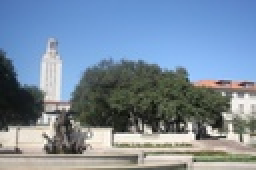
%> input picture hw03/data/part1/uttower/left.jpg, 128 x 85 px, shrunk from 1024 x 683 before the run (shown 2 times larger)
$ octave --eval "stitch_pair;"   (GNU Octave 9; MATLAB toolbox functions it lacks are replaced by stand-ins)
%> lines starting %> are read from the running program, lines starting %| are printed output that depends on the picture
### hw03/code/harris.m
% HARRIS - Harris corner detector
%
% Usage:  [cim, r, c] = harris(im, sigma, thresh, radius, disp)
%
% Arguments:
%            im     - image to be processed.
%            sigma  - standard deviation of smoothing Gaussian. Typical
%                     values to use might be 1-3.
%            thresh - threshold (optional). Try a value ~1000.
%            radius - radius of region considered in non-maximal
%                     suppression (optional). Typical values to use might
%                     be 1-3.
%            disp   - optional flag (0 or 1) indicating whether you want
%                     to display corners overlayed on the original
%                     image. This can be useful for parameter tuning.
%
% Returns:
%            cim    - binary image marking corners.
%            r      - row coordinates of corner points.
%            c      - column coordinates of corner points.
%
% If thresh and radius are omitted from the argument list 'cim' is returned
% as a raw corner strength image and r and c are returned empty.

% Reference:
% C.G. Harris and M.J. Stephens. "A combined corner and edge detector",
% Proceedings Fourth Alvey Vision Conference, Manchester.
% pp 147-151, 1988.
%
% Author:
% Peter Kovesi
% Department of Computer Science & Software Engineering
% The University of Western Australia
% pk@cs.uwa.edu.au  www.cs.uwa.edu.au/~pk
%
% March 2002

function [cim, r, c] = harris(im, sigma, thresh, radius, disp)

    error(nargchk(2,5,nargin));

    dx = [-1 0 1; -1 0 1; -1 0 1]; % Derivative masks
    dy = dx';

    Ix = conv2(im, dx, 'same');    % Image derivatives
    Iy = conv2(im, dy, 'same');

    % Generate Gaussian filter of size 6*sigma (+/- 3sigma) and of
    % minimum size 1x1.
    g = fspecial('gaussian',max(1,fix(6*sigma)), sigma);

    Ix2 = conv2(Ix.^2, g, 'same'); % Smoothed squared image derivatives
    Iy2 = conv2(Iy.^2, g, 'same');
    Ixy = conv2(Ix.*Iy, g, 'same');

    cim = (Ix2.*Iy2 - Ixy.^2)./(Ix2 + Iy2 + eps); % Harris corner measure

    % Alternate Harris corner measure used by some.  Suggested that
    % k=0.04 - I find this a bit arbitrary and unsatisfactory.
%   cim = (Ix2.*Iy2 - Ixy.^2) - k*(Ix2 + Iy2).^2;

    if nargin > 2   % We should perform nonmaximal suppression and threshold

	% Extract local maxima by performing a grey scale morphological
	% dilation and then finding points in the corner strength image that
	% match the dilated image and are also greater than the threshold.
	sze = 2*radius+1;                   % Size of mask.
	mx = ordfilt2(cim,sze^2,ones(sze)); % Grey-scale dilate.
	cim = (cim==mx)&(cim>thresh);       % Find maxima.

	[r,c] = find(cim);                  % Find row,col coords.

	if nargin==5 & disp      % overlay corners on original image
	    figure, imagesc(im), axis image, colormap(gray), hold on
	    plot(c,r,'ys'), title('corners detected');
	end

    else  % leave cim as a corner strength image and make r and c empty.
	r = []; c = [];
    end

### hw03/code/compute_inlier_matches.m
function[feature_matches, homography_matrix, optimal_residual_error, optimal_inlier_points, max_num_of_inliers] = compute_inlier_matches(left_image, right_image)

% declare the variables that are going to be used.
neighbor_size = 10;
num_of_descriptor_limit = 200;
% the threshold of which points can be considered as inlier
threshold = 5;

% chose sigma as 3 and radius as 2 so that the mask size is 5.
[left_img_corner_idx, left_img_row_idx, left_img_col_idx] = harris(left_image, 3, 0.025, 2, 1);
[right_img_corner_idx, right_img_row_idx, right_img_col_idx] = harris(right_image, 3, 0.025, 2, 1);

[left_img_row_idx, left_img_col_idx, left_img_feature_desc] = feature_descriptor(left_image, left_img_row_idx, left_img_col_idx, neighbor_size);
[right_img_row_idx, right_img_col_idx, right_img_feature_desc] = feature_descriptor(right_image, right_img_row_idx, right_img_col_idx, neighbor_size);

num_left_img_corners = size(left_img_row_idx, 1);
num_right_img_corners = size(right_img_row_idx, 1);

% select only corner points obtained from feature descriptor
left_img_feature_desc = left_img_feature_desc(1:num_left_img_corners,:);
right_img_feature_desc = right_img_feature_desc(1:num_right_img_corners, :);

% compute the eclidean mean squared distance between each points
feature_match_dist = dist2(left_img_feature_desc, right_img_feature_desc);

% find the minimum distance between points and select those feature matches
feature_matches = [];
for i = 1:num_of_descriptor_limit
    [row_id, col_id] = find(feature_match_dist == min(min(feature_match_dist)));
    if(length(row_id) == 1)
        temp_matches = [row_id, left_img_row_idx(row_id), left_img_col_idx(row_id), col_id, right_img_row_idx(col_id), right_img_col_idx(col_id), min(min(feature_match_dist))];
        feature_matches = cat(1, feature_matches, temp_matches);
        % put high values so that they are not selected for the next
        % iteration
        feature_match_dist(row_id, :) = 100;
        feature_match_dist(:, col_id) = 100;
    end
end

% % display the matching pairs
% check_matched_pair(feature_matches, left_image, right_image, size(left_image, 2));
% title('Mapping of Harris features');

%% Perform RANSAC to find the inliers and the corresponding homograpy matrix.
num_of_matches = size(feature_matches, 1);
num_of_iterations = 10000;
max_num_of_inliers = 0;
ransac_num_matches = 4;

for i = 1 : num_of_iterations
    %select a random subset of points
    inlier_points = randsample(num_of_matches, ransac_num_matches);

    homography_matrix = compute_homography_matrix(feature_matches, inlier_points, ransac_num_matches);

    [num_of_inliers, inlier_points, residual_error] = compute_residual_error(homography_matrix, feature_matches, num_of_matches, threshold);

    %record the number of inliers
    inlier_per_iteration = num_of_inliers;

    if inlier_per_iteration >  max_num_of_inliers
        max_num_of_inliers = inlier_per_iteration;

        H_max_inliers = homography_matrix;
        optimal_residual_error = residual_error;
        optimal_inlier_points = inlier_points;
    end
end

homography_matrix = H_max_inliers;
end

### hw03/code/feature_descriptor.m
function [row, col, feature_descptions] = feature_descriptor(image, row, col, neighbor_size)
[height, width] = size(image);
num_of_corners = size(row, 1);

trimmed_row = [];
trimmed_col = [];
for i = 1:num_of_corners
    if((row(i) > neighbor_size) && (col(i) > neighbor_size) && (row(i) < height - neighbor_size - 1) && (col(i) < width - neighbor_size - 1))
        trimmed_row = [trimmed_row; row(i)];
        trimmed_col = [trimmed_col; col(i)];
    end
end

row = trimmed_row;
col = trimmed_col;

feature_descptions = zeros(num_of_corners, (2*neighbor_size+1)^2);
num_of_corners = size(row, 1);

for i = 1:num_of_corners
    range_of_rows = row(i) - neighbor_size : row(i)+neighbor_size;
    range_of_cols = col(i) - neighbor_size : col(i)+neighbor_size;
    padded_img = image(range_of_rows, range_of_cols);
    feature_descptions(i,:) = reshape(padded_img, 1, (2*neighbor_size+1)^2);
end

end

### hw03/code/dist2.m
function n2 = dist2(x, c)
% DIST2	Calculates squared distance between two sets of points.
% Adapted from Netlab neural network software:
% http://www.ncrg.aston.ac.uk/netlab/index.php
%
%	Description
%	D = DIST2(X, C) takes two matrices of vectors and calculates the
%	squared Euclidean distance between them.  Both matrices must be of
%	the same column dimension.  If X has M rows and N columns, and C has
%	L rows and N columns, then the result has M rows and L columns.  The
%	I, Jth entry is the  squared distance from the Ith row of X to the
%	Jth row of C.
%
%
%	Copyright (c) Ian T Nabney (1996-2001)

[ndata, dimx] = size(x);
[ncentres, dimc] = size(c);
if dimx ~= dimc
	error('Data dimension does not match dimension of centres')
end

n2 = (ones(ncentres, 1) * sum((x.^2)', 1))' + ...
  ones(ndata, 1) * sum((c.^2)',1) - ...
  2.*(x*(c'));

% Rounding errors occasionally cause negative entries in n2
if any(any(n2<0))
  n2(n2<0) = 0;
end

### hw03/code/stitch_images.m
function[stitched_img] = stitch_images(original_left_img, original_right_img, homography_matrix)
%% Inorder to stitch the images. imtransform and maketform is used.
% As it gives the range of x and y in 2d.
homography_transform = maketform('projective', homography_matrix);
[left_transformed_img,xdata_range,ydata_range] = imtransform(original_left_img, homography_transform);
xdataout = [min(1,xdata_range(1)) max(size(original_right_img,2),xdata_range(2))];
ydataout = [min(1,ydata_range(1)) max(size(original_right_img,1),ydata_range(2))];

left_transformed_img = imtransform(original_left_img, homography_transform, 'XData',xdataout,'YData',ydataout);
right_transformed_img = imtransform(original_right_img, maketform('affine',eye(3)),'nearest','XData',xdataout,'YData',ydataout);

[stitched_img_height, stitched_img_width, num_of_channels] = size(left_transformed_img);
stitched_img = left_transformed_img;
output_img_size = stitched_img_height * stitched_img_width * num_of_channels;
for i = 1:output_img_size
    if(stitched_img(i) == 0)
        stitched_img(i) = right_transformed_img(i);
    elseif(stitched_img(i) ~= 0 && right_transformed_img(i) ~= 0)
        stitched_img(i) = left_transformed_img(i)/2 + right_transformed_img(i)/2;
        % stitched_img(i) = max(left_transformed_img(i), right_transformed_img(i));
    end
end
end

### hw03/code/compute_homography_matrix.m
function [H] = compute_homography_matrix(matches, inliers, ransac_num_matches)
A = [];
for i = 1:ransac_num_matches
    current_match = matches(inliers(i), :);
    x_transpose = [current_match(3), current_match(2), 1];
    A_i = [x_transpose*0, x_transpose, x_transpose*(-current_match(5));
        x_transpose, x_transpose*0, x_transpose*(-current_match(6))];
    A = cat(1, A, A_i);
end
[U, S, V] = svd(A); % Eigenvectors of transpose(A)*A
X = V(:, end);     % Vector corresponding to smallest eigenvalue
H = reshape(X, 3, 3);   % Reshape into 3x3 matrix
%H = H ./ H(3,3);
end

### hw03/code/compute_residual_error.m
function [num_of_inliers, inlier_matches, residual_error] = compute_residual_error(H, matches, limit, threshold)

num_of_inliers = 0;
residual_error = [];
inlier_matches = [];

for i = 1:limit
    transformed_points = H' * [matches(i, 3); matches(i, 2); 1];
    x_2d = transformed_points(1) / transformed_points(3);
    y_2d = transformed_points(2) / transformed_points(3);

    residual = dist2([x_2d, y_2d], [matches(i, 6), matches(i, 5)]);
    if residual < threshold
        inlier_matches = cat(1, inlier_matches, i);
        residual_error = cat(1, residual_error, residual);
        num_of_inliers = num_of_inliers + 1;
    end
end

end

### hw03/code/stitch_pair.m
function [] = stitch_pair()

original_left_img = imread('../data/part1/uttower/left.jpg');
%> original_left_img is the input picture: size 85x128x3 uint8; mean R, G, B 121.8, 140, 159
left_image = im2double(rgb2gray(original_left_img));

original_right_img = imread('../data/part1/uttower/right.jpg');
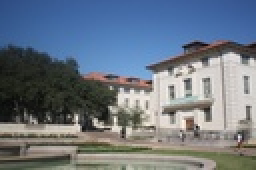
%> input picture hw03/data/part1/uttower/right.jpg, 128 x 85 px, shrunk from 1024 x 683 before the run (shown 2 times larger)
%> original_right_img is the input picture: size 85x128x3 uint8; mean R, G, B 107.8, 118.9, 132
right_image = im2double(rgb2gray(original_right_img));

% created this function so that it can be used for stitching multiple
% image part.
[feature_matches, homography_matrix, optimal_residual_error, optimal_inlier_points, max_num_of_inliers] = compute_inlier_matches(left_image, right_image);
%> in harris, `cim = (cim==mx)&(cim>thresh);`:
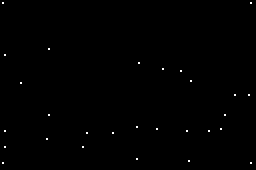
%> cim: size 85x128 logical (shown 2 times larger); 0.26% white in thin lines or dots
%> in harris, `[r,c] = find(cim);`: r = 28 values from 2 to 82; c = 28 values from 2 to 126
%> in compute_inlier_matches, `[left_img_corner_idx, left_img_row_idx, left_img_col_idx] = harris(lef..`:
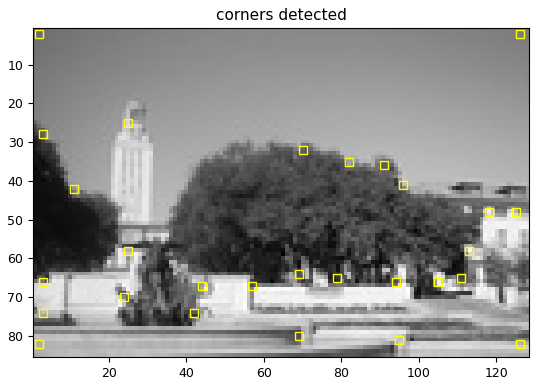
%> figure redrawn from the program's plot data
%> in compute_inlier_matches, `[left_img_corner_idx, left_img_row_idx, left_img_col_idx] = harris(lef..`: left_img_row_idx = 28 values, max 82 at index 2, min 2 at index 1, mean 54.43; left_img_col_idx = 28 values from 2 to 126
%> in harris (call 2), `cim = (cim==mx)&(cim>thresh);`: cim: size 85x128 logical; 0.27% white in thin lines or dots
%> in compute_inlier_matches, `[right_img_corner_idx, right_img_row_idx, right_img_col_idx] = harris(..`: right_img_row_idx = 29 values, max 84 at index 14, min 2 at index 1, mean 51.28; right_img_col_idx = 29 values from 2 to 126
%> the loop in feature_descriptor, `for i = 1:num_of_corners` made 28 passes
%> (trimmed_row, trimmed_col) on passes 6, 7, 8, 9, 11, 12, 13: (42, 11), ([42; 70], [11; 24]), ([42; 70; 25], [11; 24; 25]), ([42; 70; 25; 58], [11; 24; 25; 25]), ([42; 70; 25; 58; 67], [11; 24; 25; 25; 44]), ([42; 70; 25; 58; 67; 67], [11; 24; 25; 25; 44; 57]), ([42; 70; 25; 58; 67; 67; 64], [11; 24; 25; 25; 44; 57; 69])
%> trimmed_row on pass 23: [42; 70; 25; 58; 67; 67; 64; 32; 65; 35; 36; 66; 41; 66; 65]
%> in feature_descriptor, `row = trimmed_row;`: row = [42; 70; 25; 58; 67; 67; 64; 32; 65; 35; 36; 66; 41; 66; 65; 58]
%> in feature_descriptor, `col = trimmed_col;`: col = [11; 24; 25; 25; 44; 57; 69; 70; 79; 82; 91; 94; 96; 105; 111; 113]
%> in compute_inlier_matches, `[left_img_row_idx, left_img_col_idx, left_img_feature_desc] = feature_..`: left_img_row_idx has the same summary as row in feature_descriptor; left_img_col_idx has the same summary as col in feature_descriptor
%> the loop in feature_descriptor (call 2), `for i = 1:num_of_corners` made 29 passes
%> (trimmed_row, trimmed_col) on passes 4, 6, 7, 8, 10, 11, 12: (60, 12), ([60; 61], [12; 21]), ([60; 61; 31], [12; 21; 36]), ([60; 61; 31; 62], [12; 21; 36; 37]), ([60; 61; 31; 62; 37], [12; 21; 36; 37; 42]), ([60; 61; 31; 62; 37; 62], [12; 21; 36; 37; 42; 48]), ([60; 61; 31; 62; 37; 62; 62], [12; 21; 36; 37; 42; 48; 55])
%> in compute_inlier_matches, `[right_img_row_idx, right_img_col_idx, right_img_feature_desc] = featu..`:
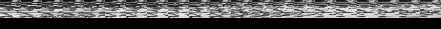
%> right_img_feature_desc: size 29x441 double; min 0, max 0.969, mean 0.323
%> in compute_inlier_matches, `[right_img_row_idx, right_img_col_idx, right_img_feature_desc] = featu..`: right_img_row_idx = 18 values, max 62 at index 4, min 25 at index 13, mean 48.17; right_img_col_idx = 18 values from 12 to 103
%> the loop in compute_inlier_matches, `for i = 1:num_of_descriptor_limit` made 200 passes
%> (row_id, col_id, temp_matches) on passes 2 to 13: (14, 6, [14 66 105 6 62 48 8.02]), (12, 4, [12 66 94 4 62 37 11.22]), (8, 3, [8 32 70 3 31 36 13.45]), (3, 10, [3 25 25 10 43 75 15.66]), (7, 1, [7 64 69 1 60 12 16.26]), (9, 2, [9 65 79 2 61 21 17.75]), (15, 7, [15 65 111 7 62 55 19.78]), (13, 9, [13 41 96 9 61 71 20.29]), (6, 17, [6 67 57 17 31 103 28.39]), (10, 13, [10 35 82 13 25 92 31.06]), (11, 15, [11 36 91 15 59 94 31.52]), (5, 8, [5 67 44 8 46 62 31.67])
%> (row_id, col_id, feature_matches) on pass 1: (1, 5, [1 42 11 5 37 42 6.99])
%> in compute_inlier_matches, `num_of_matches = size(feature_matches, 1);`: num_of_matches = 16
%> the loop in compute_inlier_matches, `for i = 1 : num_of_iterations` made 10000 passes
%> (num_of_inliers, inlier_per_iteration, optimal_residual_error, optimal_inlier_points) on passes 1, 7, 60: (4, 4, [0; 0; 0; 0], [7; 8; 13; 14]), (5, 5, [2.89; 0; 0; 0; 0], [2; 3; 8; 9; 11]), (6, 6, [0.715; 0; 9.09e-13; 0; 1.38; 0], [2; 3; 6; 7; 8; 9])
%> (num_of_inliers, residual_error, inlier_per_iteration) on passes 2, 3, 4, 5, 6, 8: (4, [0; 0; 0; 0], 4), (4, [0; 0; 0; 0], 4), (4, [0; 0; 0; 0], 4), (4, [0; 0; 0; 0], 4), (4, [0; 0; 3.64e-12; 0], 4), (4, [0; 3.64e-12; 0; 0], 4)
%> after the loop in compute_inlier_matches, `for i = 1 : num_of_iterations`: H_max_inliers = [0.00186 0.0018 2.91e-05; -0.0142 -0.0115 -0.000189; 0.781 0.624 0.0103]; max_num_of_inliers = 7; optimal_inlier_points = [2; 3; 6; 7; 8; 9; 15]; optimal_residual_error = [1.36; 0; 0; 1.77; 2.14; 0; 0]
%> in compute_inlier_matches, `homography_matrix = H_max_inliers;`: homography_matrix has the same summary as H_max_inliers
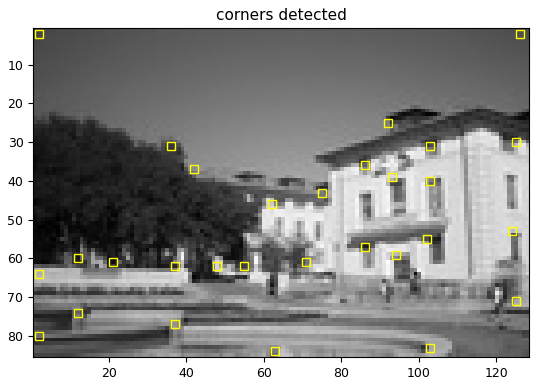
%> figure redrawn from the program's plot data
%> homography_matrix has the same summary as H_max_inliers in compute_inlier_matches; optimal_residual_error = [1.36; 0; 0; 1.77; 2.14; 0; 0]; optimal_inlier_points = [2; 3; 6; 7; 8; 9; 15]; max_num_of_inliers = 7

fprintf('Number of inliers (RANSAC): %d \n', max_num_of_inliers);
%| Number of inliers (RANSAC): 7

mean_of_residual_error = mean(optimal_residual_error);
%> mean_of_residual_error = 0.753
fprintf('Mean Residual (RANSAC) = %0.4f \n', mean_of_residual_error);
%| Mean Residual (RANSAC) = 0.7526

% [13 lines of commented-out code are left out]

%% Warp the image using the homography matrix obtained
T = projective2d(homography_matrix);
%> T = transform with T = [0.00186 0.0018 2.91e-05; -0.0142 -0.0115 -0.000189; 0.781 0.624 0.0103]
transformed_img = imwarp(original_left_img, T);
figure, imshow(transformed_img);
title('Homography transformed image');


% create this function so that it can be used for stitching multiple
% images.
stitched_image = stitch_images(original_left_img, original_right_img, homography_matrix);
%> in stitch_images, `homography_transform = maketform('projective', homography_matrix);`: homography_transform = {ndims_in 2, ndims_out 2}
%> in stitch_images, `[left_transformed_img,xdata_range,ydata_range] = imtransform(original_..`: xdata_range = [69.65 91.65]; ydata_range = [59.77 61.77]
%> in stitch_images, `xdataout = [min(1,xdata_range(1)) max(size(original_right_img,2),xdata..`: xdataout = [1 128]
%> in stitch_images, `ydataout = [min(1,ydata_range(1)) max(size(original_right_img,1),ydata..`: ydataout = [1 85]
%> in stitch_images, `left_transformed_img = imtransform(original_left_img, homography_trans..`:
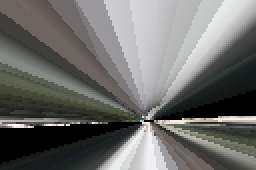
%> left_transformed_img: size 85x128x3 uint8 (shown 2 times larger); mean R, G, B 108.6, 108.8, 106.3
%> after the loop in stitch_images, `for i = 1:output_img_size`:
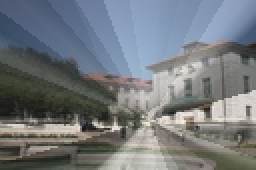
%> stitched_img: size 85x128x3 uint8 (shown 2 times larger); mean R, G, B 115.5, 120.9, 125.8

figure();
imshow(stitched_image);
title('Stitched Image');
end
